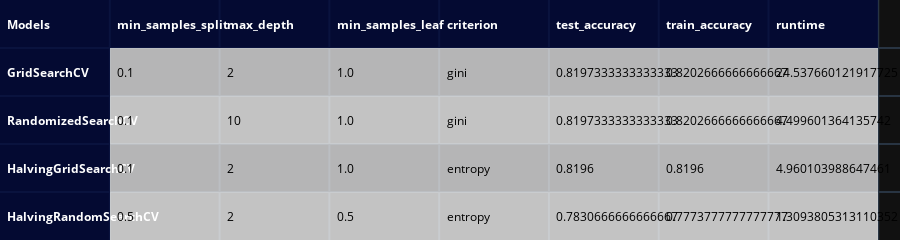

The notebook cell this image was saved under:
### Code cell
create_table(df_metrics.sort_values(ascending=False, by=['train_accuracy']),index_title='Models',index=True)

### Figure 1 — Plotly figure (JSON) as saved in the notebook; plotly's stock layout.template omitted (floating-point values rounded to 4 significant figures)
{"data": [{"colorscale": [[0, "#00083e"], [0.5, "#ededee"], [1, "#ffffff"]], "hoverinfo": "none", "opacity": 0.75, "showscale": false, "z": [[0, 0, 0, 0, 0, 0, 0, 0], [0, 0.5, 0.5, 0.5, 0.5, 0.5, 0.5, 0.5], [0, 1, 1, 1, 1, 1, 1, 1], [0, 0.5, 0.5, 0.5, 0.5, 0.5, 0.5, 0.5], [0, 1, 1, 1, 1, 1, 1, 1]], "type": "heatmap"}], "layout": {"annotations": [{"align": "left", "font": {"color": "#ffffff"}, "showarrow": false, "text": "<b>Models</b>", "x": -0.45, "xanchor": "left", "xref": "x", "y": 0, "yref": "y"}, {"align": "left", "font": {"color": "#ffffff"}, "showarrow": false, "text": "<b>min_samples_split</b>", "x": 0.55, "xanchor": "left", "xref": "x", "y": 0, "yref": "y"}, {"align": "left", "font": {"color": "#ffffff"}, "showarrow": false, "text": "<b>max_depth</b>", "x": 1.55, "xanchor": "left", "xref": "x", "y": 0, "yref": "y"}, {"align": "left", "font": {"color": "#ffffff"}, "showarrow": false, "text": "<b>min_samples_leaf</b>", "x": 2.55, "xanchor": "left", "xref": "x", "y": 0, "yref": "y"}, {"align": "left", "font": {"color": "#ffffff"}, "showarrow": false, "text": "<b>criterion</b>", "x": 3.55, "xanchor": "left", "xref": "x", "y": 0, "yref": "y"}, {"align": "left", "font": {"color": "#ffffff"}, "showarrow": false, "text": "<b>test_accuracy</b>", "x": 4.55, "xanchor": "left", "xref": "x", "y": 0, "yref": "y"}, {"align": "left", "font": {"color": "#ffffff"}, "showarrow": false, "text": "<b>train_accuracy</b>", "x": 5.55, "xanchor": "left", "xref": "x", "y": 0, "yref": "y"}, {"align": "left", "font": {"color": "#ffffff"}, "showarrow": false, "text": "<b>runtime</b>", "x": 6.55, "xanchor": "left", "xref": "x", "y": 0, "yref": "y"}, {"align": "left", "font": {"color": "#ffffff"}, "showarrow": false, "text": "<b>GridSearchCV</b>", "x": -0.45, "xanchor": "left", "xref": "x", "y": 1, "yref": "y"}, {"align": "left", "font": {"color": "#000000"}, "showarrow": false, "text": "0.1", "x": 0.55, "xanchor": "left", "xref": "x", "y": 1, "yref": "y"}, {"align": "left", "font": {"color": "#000000"}, "showarrow": false, "text": "2", "x": 1.55, "xanchor": "left", "xref": "x", "y": 1, "yref": "y"}, {"align": "left", "font": {"color": "#000000"}, "showarrow": false, "text": "1.0", "x": 2.55, "xanchor": "left", "xref": "x", "y": 1, "yref": "y"}, {"align": "left", "font": {"color": "#000000"}, "showarrow": false, "text": "gini", "x": 3.55, "xanchor": "left", "xref": "x", "y": 1, "yref": "y"}, {"align": "left", "font": {"color": "#000000"}, "showarrow": false, "text": "0.8197333333333333", "x": 4.55, "xanchor": "left", "xref": "x", "y": 1, "yref": "y"}, {"align": "left", "font": {"color": "#000000"}, "showarrow": false, "text": "0.8202666666666667", "x": 5.55, "xanchor": "left", "xref": "x", "y": 1, "yref": "y"}, {"align": "left", "font": {"color": "#000000"}, "showarrow": false, "text": "24.537660121917725", "x": 6.55, "xanchor": "left", "xref": "x", "y": 1, "yref": "y"}, {"align": "left", "font": {"color": "#ffffff"}, "showarrow": false, "text": "<b>RandomizedSearchCV</b>", "x": -0.45, "xanchor": "left", "xref": "x", "y": 2, "yref": "y"}, {"align": "left", "font": {"color": "#000000"}, "showarrow": false, "text": "0.1", "x": 0.55, "xanchor": "left", "xref": "x", "y": 2, "yref": "y"}, {"align": "left", "font": {"color": "#000000"}, "showarrow": false, "text": "10", "x": 1.55, "xanchor": "left", "xref": "x", "y": 2, "yref": "y"}, {"align": "left", "font": {"color": "#000000"}, "showarrow": false, "text": "1.0", "x": 2.55, "xanchor": "left", "xref": "x", "y": 2, "yref": "y"}, {"align": "left", "font": {"color": "#000000"}, "showarrow": false, "text": "gini", "x": 3.55, "xanchor": "left", "xref": "x", "y": 2, "yref": "y"}, {"align": "left", "font": {"color": "#000000"}, "showarrow": false, "text": "0.8197333333333333", "x": 4.55, "xanchor": "left", "xref": "x", "y": 2, "yref": "y"}, {"align": "left", "font": {"color": "#000000"}, "showarrow": false, "text": "0.8202666666666667", "x": 5.55, "xanchor": "left", "xref": "x", "y": 2, "yref": "y"}, {"align": "left", "font": {"color": "#000000"}, "showarrow": false, "text": "4.499601364135742", "x": 6.55, "xanchor": "left", "xref": "x", "y": 2, "yref": "y"}, {"align": "left", "font": {"color": "#ffffff"}, "showarrow": false, "text": "<b>HalvingGridSearchCV</b>", "x": -0.45, "xanchor": "left", "xref": "x", "y": 3, "yref": "y"}, {"align": "left", "font": {"color": "#000000"}, "showarrow": false, "text": "0.1", "x": 0.55, "xanchor": "left", "xref": "x", "y": 3, "yref": "y"}, {"align": "left", "font": {"color": "#000000"}, "showarrow": false, "text": "2", "x": 1.55, "xanchor": "left", "xref": "x", "y": 3, "yref": "y"}, {"align": "left", "font": {"color": "#000000"}, "showarrow": false, "text": "1.0", "x": 2.55, "xanchor": "left", "xref": "x", "y": 3, "yref": "y"}, {"align": "left", "font": {"color": "#000000"}, "showarrow": false, "text": "entropy", "x": 3.55, "xanchor": "left", "xref": "x", "y": 3, "yref": "y"}, {"align": "left", "font": {"color": "#000000"}, "showarrow": false, "text": "0.8196", "x": 4.55, "xanchor": "left", "xref": "x", "y": 3, "yref": "y"}, {"align": "left", "font": {"color": "#000000"}, "showarrow": false, "text": "0.8196", "x": 5.55, "xanchor": "left", "xref": "x", "y": 3, "yref": "y"}, {"align": "left", "font": {"color": "#000000"}, "showarrow": false, "text": "4.960103988647461", "x": 6.55, "xanchor": "left", "xref": "x", "y": 3, "yref": "y"}, {"align": "left", "font": {"color": "#ffffff"}, "showarrow": false, "text": "<b>HalvingRandomSearchCV</b>", "x": -0.45, "xanchor": "left", "xref": "x", "y": 4, "yref": "y"}, {"align": "left", "font": {"color": "#000000"}, "showarrow": false, "text": "0.5", "x": 0.55, "xanchor": "left", "xref": "x", "y": 4, "yref": "y"}, {"align": "left", "font": {"color": "#000000"}, "showarrow": false, "text": "2", "x": 1.55, "xanchor": "left", "xref": "x", "y": 4, "yref": "y"}, {"align": "left", "font": {"color": "#000000"}, "showarrow": false, "text": "0.5", "x": 2.55, "xanchor": "left", "xref": "x", "y": 4, "yref": "y"}, {"align": "left", "font": {"color": "#000000"}, "showarrow": false, "text": "entropy", "x": 3.55, "xanchor": "left", "xref": "x", "y": 4, "yref": "y"}, {"align": "left", "font": {"color": "#000000"}, "showarrow": false, "text": "0.7830666666666667", "x": 4.55, "xanchor": "left", "xref": "x", "y": 4, "yref": "y"}, {"align": "left", "font": {"color": "#000000"}, "showarrow": false, "text": "0.7773777777777777", "x": 5.55, "xanchor": "left", "xref": "x", "y": 4, "yref": "y"}, {"align": "left", "font": {"color": "#000000"}, "showarrow": false, "text": "1.3093805313110352", "x": 6.55, "xanchor": "left", "xref": "x", "y": 4, "yref": "y"}], "height": 200, "margin": {"b": 0, "l": 0, "r": 0, "t": 0}, "xaxis": {"dtick": 1, "gridwidth": 2, "showticklabels": false, "tick0": -0.5, "ticks": "", "zeroline": false}, "yaxis": {"autorange": "reversed", "dtick": 1, "gridwidth": 2, "showticklabels": false, "tick0": 0.5, "ticks": "", "zeroline": false}}}
